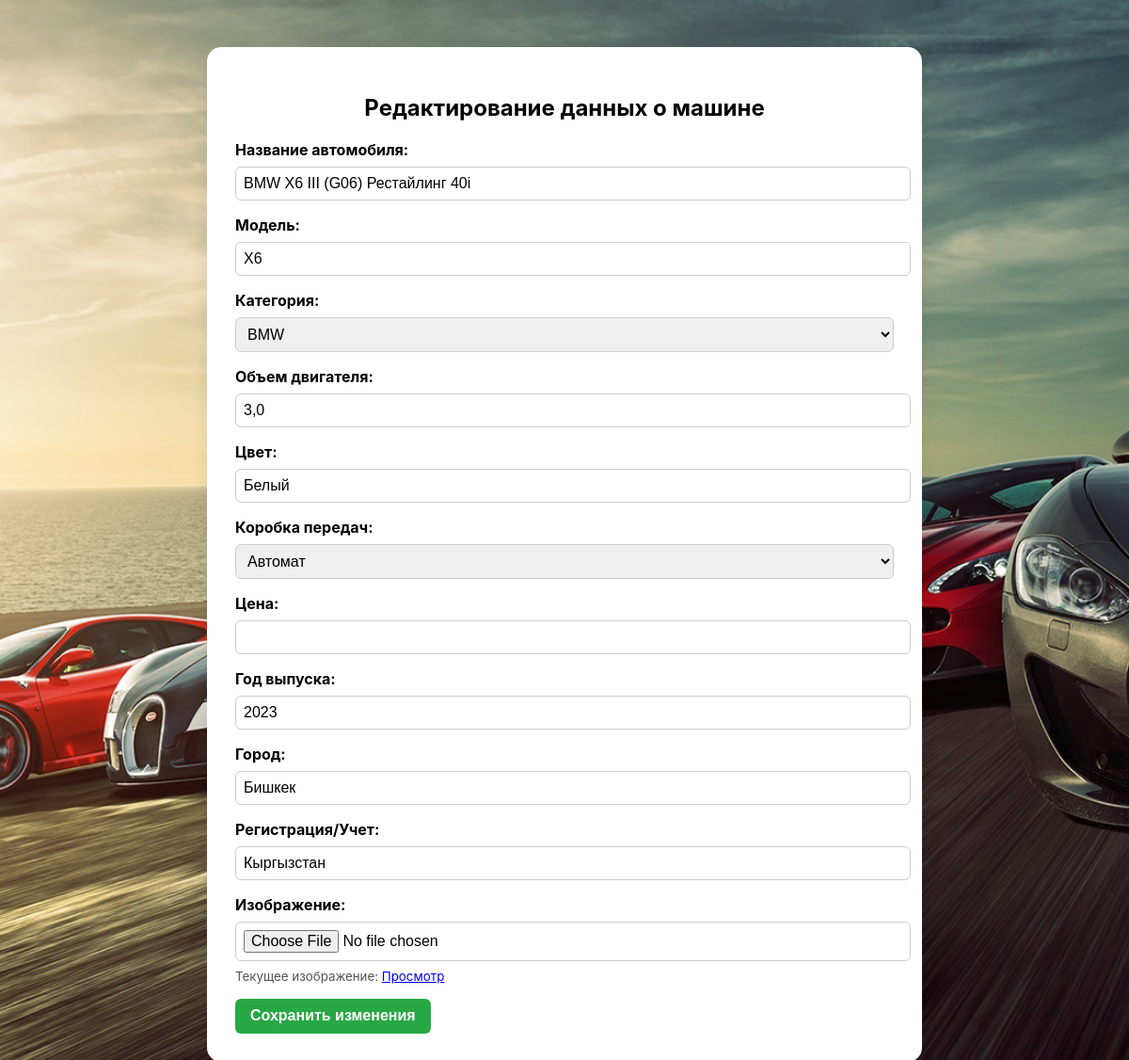
The app's page /car_update/8/ with its own data.
### app/models.py (models this page shows, shortened)
class Car(models.Model):
    user = models.ForeignKey(User, on_delete=models.CASCADE)
    title = models.CharField(max_length=100)
    model = models.CharField(max_length=100)
    engine_volume = models.CharField(max_length=100)
    color = models.CharField(max_length=100)
    transmission = models.CharField(max_length=100)
    category = models.ForeignKey(Category, on_delete=models.PROTECT)
    price = models.DecimalField(decimal_places=2, max_digits=10)
    year_of_manufacture = models.PositiveSmallIntegerField()
    location = models.CharField(max_length=100)
    registration = models.CharField(max_length=100)
    image = models.ImageField(upload_to='cars/images/')

class Category(models.Model):
    title = models.CharField(max_length=100)

### app/views.py (the view, shortened to what this page needs)
# urls.py: path('car_update/<int:car_id>/', views.car_update, name='car_update'),
def car_update(request, car_id):
    car = Car.objects.get(id=car_id)
    categories = Category.objects.all()
    return render(request, 'app/car_data_update.html', {'car': car, 'categories': categories})

### app/templates/app/car_data_update.html (shortened to what this page needs)
{% load static %}
<!DOCTYPE html>
<html lang="ru">
<head>
</head>
<body>
<div class="container form-container">
    <h2 class="text-center mb-4">Редактирование данных о машине</h2>
    <form method="POST" enctype="multipart/form-data">
        <div class="mb-3">
            <label for="title" class="form-label">Название автомобиля:</label>
            <input type="text" name="title" id="title" class="form-control" value="{{ car.title }}">
        </div>
        <div class="mb-3">
            <label for="model" class="form-label">Модель:</label>
            <input type="text" name="model" id="model" class="form-control" value="{{ car.model }}">
        </div>
        <div class="mb-3">
            <label for="category" class="form-label">Категория:</label>
            <select name="category" id="category" class="form-select" required>
                {% for category in categories %}
                    <option value="{{ category.id }}" {% if car.category.id == category.id %}selected{% endif %}>
                        {{ category.title }}
                    </option>
                {% endfor %}
            </select>
        </div>
        <div class="mb-3">
            <label for="engine_volume" class="form-label">Объем двигателя:</label>
            <input type="text" name="engine_volume" id="engine_volume" class="form-control" value="{{ car.engine_volume }}">
        </div>
        <div class="mb-3">
            <label for="color" class="form-label">Цвет:</label>
            <input type="text" name="color" id="color" class="form-control" value="{{ car.color }}">
        </div>
        <div class="mb-3">
            <label for="transmission" class="form-label">Коробка передач:</label>
            <select name="transmission" id="transmission" class="form-select" required>
                <option value="Автомат" {% if car.transmission == "Автомат" %}selected{% endif %}>Автомат</option>
            </select>
        </div>
        <div class="mb-3">
            <label for="price" class="form-label">Цена:</label>
            <input type="number" step="any" name="price" id="price" class="form-control" value="{{ car.price }}">
        </div>
        <div class="mb-3">
            <label for="year_of_manufacture" class="form-label">Год выпуска:</label>
            <input type="number" name="year_of_manufacture" id="year_of_manufacture" class="form-control" value="{{ car.year_of_manufacture }}">
        </div>
        <div class="mb-3">
            <label for="location" class="form-label">Город:</label>
            <input type="text" name="location" id="location" class="form-control" value="{{ car.location }}">
        </div>
        <div class="mb-3">
            <label for="registration" class="form-label">Регистрация/Учет:</label>
            <input type="text" name="registration" id="registration" class="form-control" value="{{ car.registration }}">
        </div>
        <div class="mb-3">
            <label for="image" class="form-label">Изображение:</label>
            <input type="file" name="image" id="image" class="form-control">
            {% if car.image %}
                <small>Текущее изображение: <a href="{{ car.image.url }}" target="_blank">Просмотр</a></small>
            {% endif %}
        </div>
        <button type="submit" class="btn btn-success w-100">Сохранить изменения</button>
    </form>
</div>
</body>
</html>

### records on screen
Car: title "BMW X6 III (G06) Рестайлинг 40i", model "X6", category "BMW", engine_volume "3,0", color "Белый", transmission "Автомат", year_of_manufacture "2023", location "Бишкек", registration "Кыргызстан"
